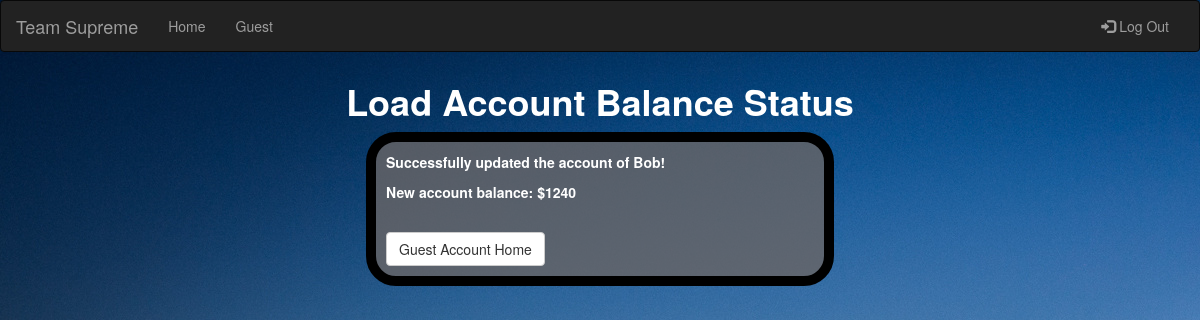
Before: /pages/guest-load-done.php (signed in) with the older database file.
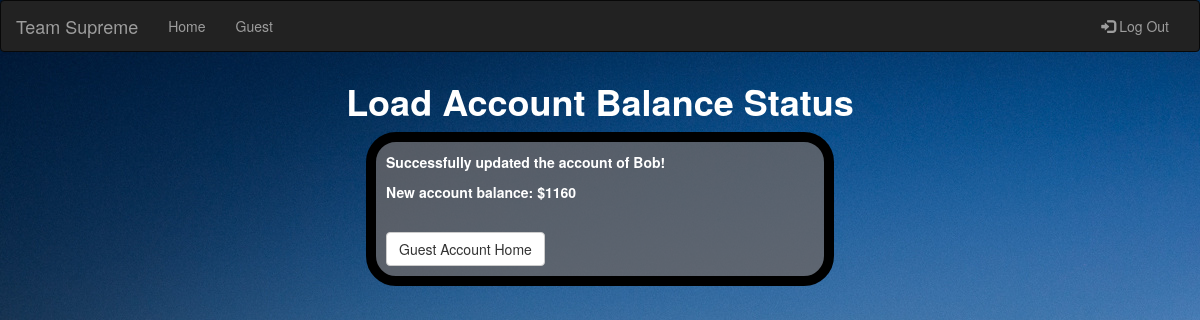
After: the same page with the newer database file.
### tables this page shows
CREATE TABLE `guest` (
  `GuestID` int(11) NOT NULL,
  `name` varchar(256) NOT NULL,
  `gender` char(1) NOT NULL,
  `birthDate` date DEFAULT NULL,
  `phoneNumber` char(12) DEFAULT NULL,
  `address` varchar(256) DEFAULT NULL,
  `emailAddress` varchar(256) DEFAULT NULL,
  `loginPwd` varchar(256) DEFAULT NULL,
  `accountBalance` int(11) DEFAULT NULL
);

### pages/guest-load-done.php (the view, shortened to what this page needs)
<?php
    $name = $_SESSION['loggedInUser'][1];
    $query = sprintf("SELECT accountBalance FROM guest WHERE name ='%s';", $name);
    $result = mysql_query($query);
    $row = mysql_fetch_assoc($result);
    $accountBalance = $row['accountBalance'];
?>
<!DOCTYPE html>
<html xmlns="http://www.w3.org/1999/xhtml">
<head>
    <link href="../styles/custom.css" rel="stylesheet" />
    <link href="../styles/bootstrap.min.css" rel="stylesheet" />
</head>
<body style="background-image:url('../images/AmusementPark-1.jpg'); height:100%">
    <nav class="navbar navbar-inverse">
        <div class="container-fluid">
            <div class="navbar-header">
                <a class="navbar-brand" href="index.php">Team Supreme</a>
            </div>
            <div class="collapse navbar-collapse" id="myNavbar">
                <ul class="nav navbar-nav">
                    <li>
                        <a href="index.php">Home</a>
                    </li>
                    <li>
                        <a href="guest-account.php">Guest</a>
                    </li>
                </ul>
                <ul class="nav navbar-nav navbar-right">
                    <li>
                        <a href="logout.php">
                            <span class="glyphicon glyphicon-log-in"></span>&nbsp;Log Out
                        </a>
                    </li>
                </ul>
            </div>
        </div>
    </nav>
    <div class="row">
        <div class="col-md-6 col-md-offset-3">
            <h1 id="header-1">Load Account Balance Status</h1>
        </div>
    </div>
    <div class="row">
        <div class="col-md-6 col-md-offset-3">
            <form role="form" id="form-background">
                <?php
                    echo "<p id='p-label'>Successfully updated the account of " . $name . "!</p>";
                    echo "<p id='p-label'>New account balance: $" . $accountBalance . "</p>";
                    echo "<br>
                            <div class='btn-group-vertical'>
                                <a class='btn btn-default' href='guest-account.php'>Guest Account Home</a>
                            </div>";
                ?>
            </form>
        </div>
    </div>
</body>
</html>

### styles/custom.css (style rules this page uses)
#p-label { font-weight:bold; color:white; }
#header-1 { text-align:center; font-weight:bold; color:white; margin:10px; }

Changed rows visible on the page:
changed guest: accountBalance "1240" → "1160"
